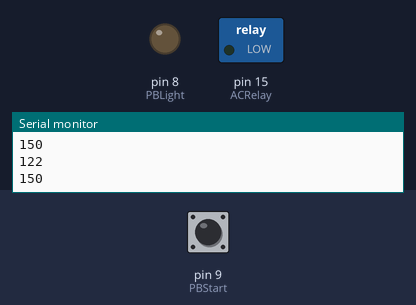
A sketch run on a simulated Arduino Uno, built with avr-gcc and run on an emulated ATmega328P. On the bench: switched loads named in the sketch (green lamp = pin HIGH), output pins drawn as LEDs (lit = HIGH), the last lines printed to the serial monitor. The inputs (shaded band) are chosen by the test bench; at power-on: pin 9 (PBStart) HIGH.

Above: at 0.2 s.
1.3 s: pin 9 (PBStart) pulled LOW for 0.15 s
At 2.8 s:
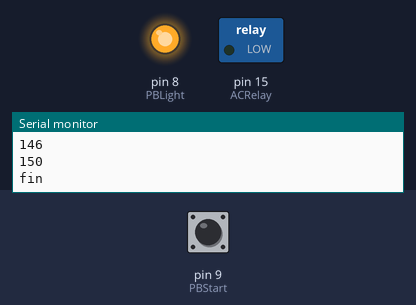
2.9 s: pin 9 (PBStart) pulled LOW for 1 s
At 4.0 s:
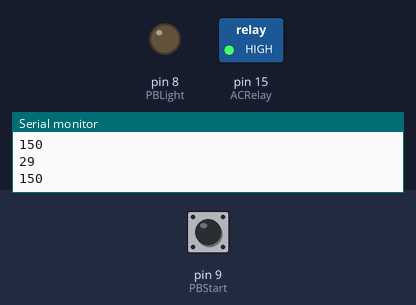
6.5 s: pin 9 (PBStart) pulled LOW for 3.2 s
At 11.5 s:
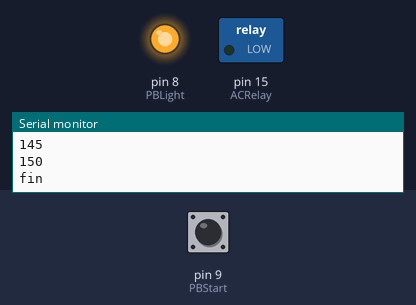
Timing chart, 0 to 13.0 s (numbered marks = the images above; inputs shaded):
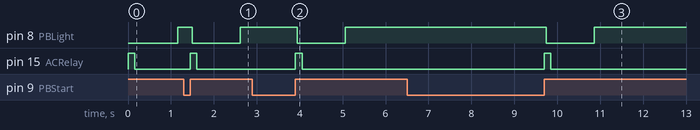

Measured:
- after the input at 1.3 s, pin 8 (PBLight): HIGH → LOW after 0.19 s, → HIGH 1.1 s later; pin 15 (ACRelay): LOW → HIGH after 0.15 s, → LOW 0.16 s later
- after the input at 2.9 s, pin 8 (PBLight): HIGH → LOW after 1.0 s, → HIGH 1.1 s later; pin 15 (ACRelay): LOW → HIGH after 1.0 s, → LOW 0.15 s later
- after the input at 6.5 s, pin 8 (PBLight): HIGH → LOW after 3.2 s, → HIGH 1.1 s later; pin 15 (ACRelay): LOW → HIGH after 3.2 s, → LOW 0.15 s later

The sketch:

welder.ino
```cpp
int ACRelay = 15;
int PBStart = 9;
int PBLight = 8;

unsigned long TimeDelayON = 150; // weld time
unsigned long TotalTimeON = 0;
int DelayON = LOW;

// ms count between cycles
int DelayOFF = 1000;

int JustOFF = LOW;
int lastButtonState = LOW;


void setup() {
  pinMode(ACRelay, OUTPUT);
  pinMode(PBLight, OUTPUT);
  pinMode(PBStart, INPUT);
  digitalWrite(ACRelay, LOW);

  Serial.begin(9600);
}

void loop() {
  delay(1);
  int reading = digitalRead(PBStart);
  digitalWrite(PBLight, HIGH);

  if (reading == LOW && DelayON == LOW){
      JustOFF = LOW;
  }

  if (JustOFF == LOW && reading == HIGH || DelayON == HIGH){
    if (DelayON == LOW){
      TotalTimeON = millis();
    }
    digitalWrite(PBLight, LOW);
    JustOFF = HIGH;
    DelayON = HIGH;
    if(millis() - TotalTimeON <= TimeDelayON){
      digitalWrite(ACRelay, HIGH);
      Serial.println(millis() - TotalTimeON);
      Serial.println(TimeDelayON);
    }
    if(millis() - TotalTimeON > TimeDelayON){
      digitalWrite(ACRelay, LOW);
      DelayON = LOW;
      Serial.println("fin");
      delay(DelayOFF);
      digitalWrite(PBLight, HIGH);
    }
  }
}
```
